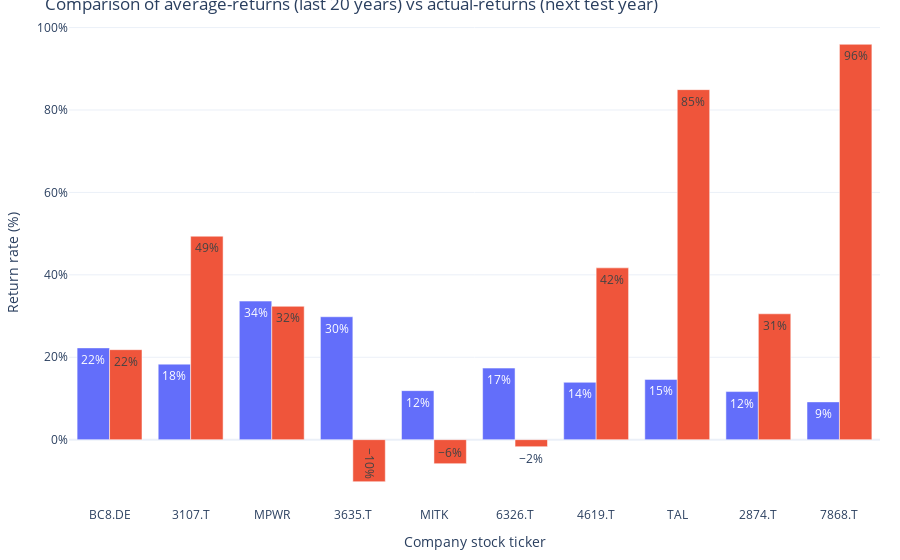

Notebook code for this chart:
### Markdown cell above
### Average returns vs Returns last 12 months

### Code cell
importlib.reload(plots)
importlib.reload(mpt_utils)
importlib.reload(variables)

df_view_20y = mpt_utils.generate_overview_table(allocations_20y, mu_20y, S_20y, df_pct, format_nr=False)
plots.plot_diff(df_view_20y.index.tolist(), df_view_20y['Average Returns'].values, df_view_20y['Return Last 12 Months'].values)

### Figure 1 — Plotly figure (JSON) as saved in the notebook; plotly's stock layout.template omitted (floating-point values rounded to 4 significant figures)
{"data": [{"alignmentgroup": "True", "hovertemplate": "Return Type=Average Return (%)<br>Ticker=%{x}<br>Return (%)=%{y}<extra></extra>", "legendgroup": "Average Return (%)", "marker": {"color": "#636efa", "pattern": {"shape": ""}}, "name": "Average Return (%)", "offsetgroup": "Average Return (%)", "orientation": "v", "showlegend": true, "textposition": "auto", "texttemplate": "%{y}", "x": ["BC8.DE", "3107.T", "MPWR", "3635.T", "MITK", "6326.T", "4619.T", "TAL", "2874.T", "7868.T"], "xaxis": "x", "y": [0.2227, 0.1833, 0.3363, 0.2983, 0.119, 0.1737, 0.1392, 0.1463, 0.1167, 0.0917], "yaxis": "y", "type": "bar"}, {"alignmentgroup": "True", "hovertemplate": "Return Type=Actual Return (Next Year) (%)<br>Ticker=%{x}<br>Return (%)=%{y}<extra></extra>", "legendgroup": "Actual Return (Next Year) (%)", "marker": {"color": "#EF553B", "pattern": {"shape": ""}}, "name": "Actual Return (Next Year) (%)", "offsetgroup": "Actual Return (Next Year) (%)", "orientation": "v", "showlegend": true, "textposition": "auto", "texttemplate": "%{y}", "x": ["BC8.DE", "3107.T", "MPWR", "3635.T", "MITK", "6326.T", "4619.T", "TAL", "2874.T", "7868.T"], "xaxis": "x", "y": [0.2184, 0.4937, 0.3236, -0.102, -0.0582, -0.017, 0.4169, 0.8494, 0.3054, 0.9594], "yaxis": "y", "type": "bar"}], "layout": {"xaxis": {"anchor": "y", "domain": [0.0, 1.0], "title": {"text": "Company stock ticker"}}, "yaxis": {"anchor": "x", "domain": [0.0, 1.0], "title": {"text": "Return rate (%)"}, "tickformat": ".0%"}, "legend": {"title": {"text": "Return Type"}, "tracegroupgap": 0}, "title": {"text": "Comparison of average-returns (last 20 years) vs actual-returns (next test year)"}, "barmode": "group", "margin": {"l": 20, "r": 20, "t": 20, "b": 20}, "showlegend": false}}
